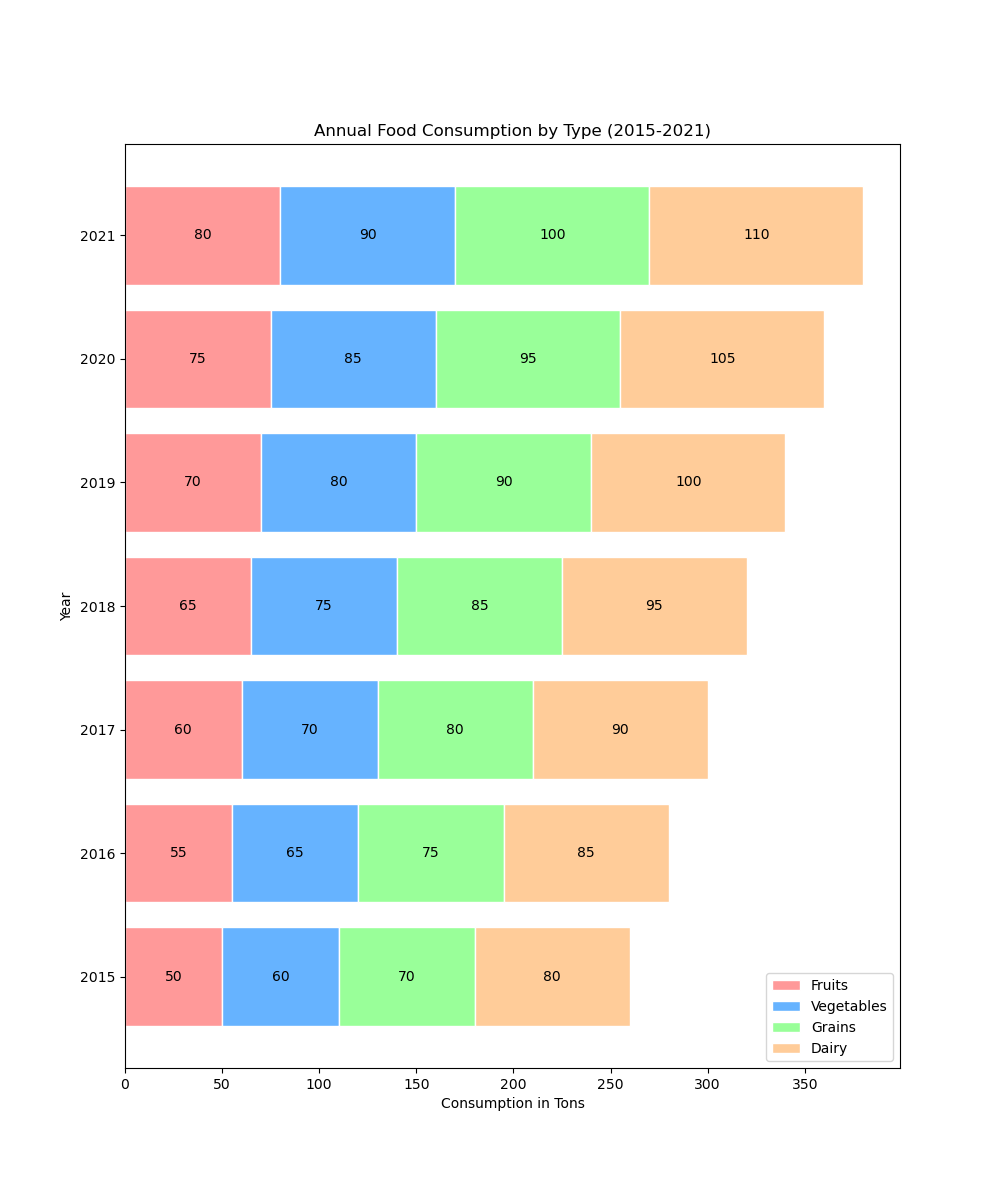

Generate this figure with Python:

import matplotlib.pyplot as plt

# Data from the table provided
years = ['2015', '2016', '2017', '2018', '2019', '2020', '2021']
fruits = [50, 55, 60, 65, 70, 75, 80]
vegetables = [60, 65, 70, 75, 80, 85, 90]
grains = [70, 75, 80, 85, 90, 95, 100]
dairy = [80, 85, 90, 95, 100, 105, 110]

# Stacking data
vegetables_bottom = [fruits[i] for i in range(len(fruits))]
grains_bottom = [vegetables_bottom[i] + vegetables[i] for i in range(len(vegetables))]
dairy_bottom = [grains_bottom[i] + grains[i] for i in range(len(grains))]

# Setting figure size
plt.figure(figsize=(10, 12))

# Plotting data
bar_height = 0.8
plt.barh(years, fruits, height=bar_height, color='#ff9999', edgecolor='white', label='Fruits')
plt.barh(years, vegetables, left=vegetables_bottom, height=bar_height, color='#66b3ff', edgecolor='white', label='Vegetables')
plt.barh(years, grains, left=grains_bottom, height=bar_height, color='#99ff99', edgecolor='white', label='Grains')
plt.barh(years, dairy, left=dairy_bottom, height=bar_height, color='#ffcc99', edgecolor='white', label='Dairy')

# Adding titles and labels
plt.xlabel('Consumption in Tons')
plt.ylabel('Year')
plt.title('Annual Food Consumption by Type (2015-2021)')
plt.legend(loc='lower right')

# Adding numerical labels
for i in range(len(years)):
    plt.text(fruits[i] / 2, i, str(fruits[i]), ha='center', va='center', color='black')
    plt.text(vegetables_bottom[i] + vegetables[i] / 2, i, str(vegetables[i]), ha='center', va='center', color='black')
    plt.text(grains_bottom[i] + grains[i] / 2, i, str(grains[i]), ha='center', va='center', color='black')
    plt.text(dairy_bottom[i] + dairy[i] / 2, i, str(dairy[i]), ha='center', va='center', color='black')

# Display the plot
plt.show()
